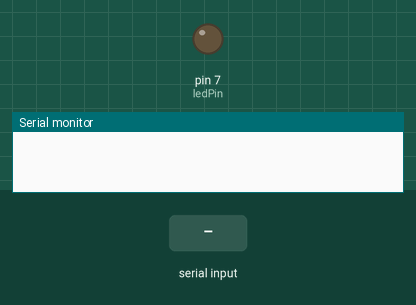
Simulated run of this sketch. Board: Arduino Uno, built with avr-gcc and run on an emulated ATmega328P. Parts: output pins drawn as LEDs (lit = HIGH), the last lines printed to the serial monitor. The test bench sets the inputs (shaded band).

Above: at 1.2 s.
1.3 s: "1" received over Serial
At 1.8 s:
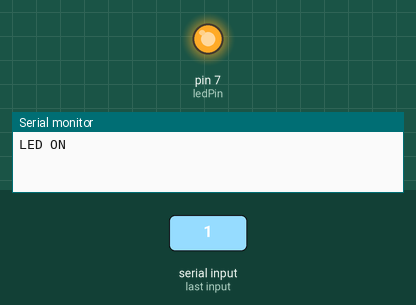
2.8 s: "0" received over Serial
At 4.2 s:
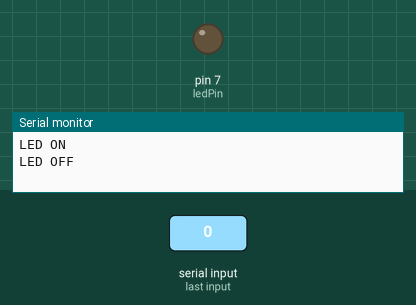
Timing chart, 0 to 5.8 s (numbered marks = the images above; inputs shaded):
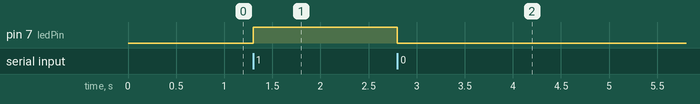

Measured:
- after the input at 1.3 s, pin 7 (ledPin): LOW → HIGH at once
- after the input at 2.8 s, pin 7 (ledPin): HIGH → LOW at once

The sketch:

4._User_Input-Controlled_LED.ino
```cpp
/*
Components Used:
- Arduino Board
- Sensor Shield
- LED
- Breadboard
- Jumper Wires
*/

int ledPin = 7; // LED connected to Pin 7

void setup() {
  pinMode(ledPin, OUTPUT); // Set LED pin as output
  Serial.begin(9600);      // Start serial communication
}

void loop() {
  if (Serial.available() > 0) {  // Check if data is received
    char input = Serial.read();  // Read the input character

    if (input == '1') {
      digitalWrite(ledPin, HIGH); // Turn on LED
      Serial.println("LED ON");
    }
    else if (input == '0') {
      digitalWrite(ledPin, LOW);  // Turn off LED
      Serial.println("LED OFF");
    }
  }
}
```
